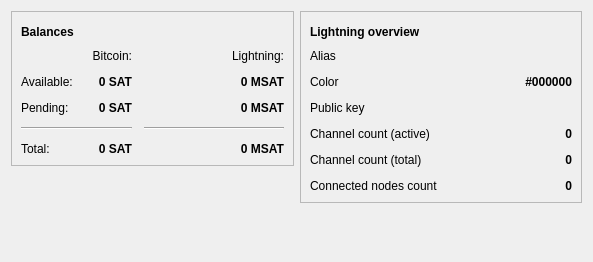
<?xml version="1.0" encoding="UTF-8"?>
<ui version="4.0">
 <class>OverviewPage</class>
 <widget class="QWidget" name="OverviewPage">
  <property name="geometry">
   <rect>
    <x>0</x>
    <y>0</y>
    <width>593</width>
    <height>262</height>
   </rect>
  </property>
  <property name="windowTitle">
   <string>Form</string>
  </property>
  <layout class="QVBoxLayout" name="verticalLayout">
   <item>
    <layout class="QHBoxLayout" name="horizontalLayout_7" stretch="1,1">
     <item>
      <layout class="QVBoxLayout" name="verticalLayout_9">
       <item>
        <widget class="QFrame" name="frame_5">
         <property name="frameShape">
          <enum>QFrame::StyledPanel</enum>
         </property>
         <property name="frameShadow">
          <enum>QFrame::Raised</enum>
         </property>
         <layout class="QVBoxLayout" name="verticalLayout_10">
          <item>
           <layout class="QHBoxLayout" name="horizontalLayout_8">
            <item>
             <widget class="QLabel" name="label_8">
              <property name="font">
               <font>
                <weight>75</weight>
                <bold>true</bold>
               </font>
              </property>
              <property name="text">
               <string>Balances</string>
              </property>
             </widget>
            </item>
            <item>
             <widget class="QPushButton" name="pushButtonBalance">
              <property name="enabled">
               <bool>true</bool>
              </property>
              <property name="maximumSize">
               <size>
                <width>30</width>
                <height>16777215</height>
               </size>
              </property>
              <property name="toolTip">
               <string/>
              </property>
              <property name="text">
               <string/>
              </property>
              <property name="icon">
               <iconset>
                <normaloff>:/icons/warning</normaloff>
                <disabledoff>:/icons/warning</disabledoff>:/icons/warning</iconset>
              </property>
              <property name="iconSize">
               <size>
                <width>24</width>
                <height>24</height>
               </size>
              </property>
              <property name="flat">
               <bool>true</bool>
              </property>
             </widget>
            </item>
            <item>
             <spacer name="horizontalSpacer_7">
              <property name="orientation">
               <enum>Qt::Horizontal</enum>
              </property>
              <property name="sizeHint" stdset="0">
               <size>
                <width>40</width>
                <height>20</height>
               </size>
              </property>
             </spacer>
            </item>
           </layout>
          </item>
          <item>
           <layout class="QGridLayout" name="gridLayout_3">
            <property name="spacing">
             <number>12</number>
            </property>
            <item row="2" column="2">
             <widget class="QLabel" name="labelPendingLightning">
              <property name="font">
               <font>
                <weight>75</weight>
                <bold>true</bold>
               </font>
              </property>
              <property name="cursor">
               <cursorShape>IBeamCursor</cursorShape>
              </property>
              <property name="toolTip">
               <string>Your total not yet locked on channels balance</string>
              </property>
              <property name="text">
               <string notr="true">0 MSAT</string>
              </property>
              <property name="alignment">
               <set>Qt::AlignRight|Qt::AlignTrailing|Qt::AlignVCenter</set>
              </property>
              <property name="textInteractionFlags">
               <set>Qt::LinksAccessibleByMouse|Qt::TextSelectableByKeyboard|Qt::TextSelectableByMouse</set>
              </property>
             </widget>
            </item>
            <item row="1" column="1">
             <widget class="QLabel" name="labelBalanceBitcoin">
              <property name="font">
               <font>
                <weight>75</weight>
                <bold>true</bold>
               </font>
              </property>
              <property name="cursor">
               <cursorShape>IBeamCursor</cursorShape>
              </property>
              <property name="toolTip">
               <string>Your current on chain balance</string>
              </property>
              <property name="text">
               <string notr="true">0 SAT</string>
              </property>
              <property name="alignment">
               <set>Qt::AlignRight|Qt::AlignTrailing|Qt::AlignVCenter</set>
              </property>
              <property name="textInteractionFlags">
               <set>Qt::LinksAccessibleByMouse|Qt::TextSelectableByKeyboard|Qt::TextSelectableByMouse</set>
              </property>
             </widget>
            </item>
            <item row="1" column="2">
             <widget class="QLabel" name="labelBalanceLightning">
              <property name="font">
               <font>
                <weight>75</weight>
                <bold>true</bold>
               </font>
              </property>
              <property name="cursor">
               <cursorShape>IBeamCursor</cursorShape>
              </property>
              <property name="toolTip">
               <string>Your current on channels balance</string>
              </property>
              <property name="text">
               <string notr="true">0 MSAT</string>
              </property>
              <property name="alignment">
               <set>Qt::AlignRight|Qt::AlignTrailing|Qt::AlignVCenter</set>
              </property>
              <property name="textInteractionFlags">
               <set>Qt::LinksAccessibleByMouse|Qt::TextSelectableByKeyboard|Qt::TextSelectableByMouse</set>
              </property>
             </widget>
            </item>
            <item row="2" column="0">
             <widget class="QLabel" name="labelPending">
              <property name="text">
               <string>Pending:</string>
              </property>
             </widget>
            </item>
            <item row="0" column="1">
             <widget class="QLabel" name="labelBitcoin">
              <property name="text">
               <string>Bitcoin:</string>
              </property>
              <property name="alignment">
               <set>Qt::AlignRight|Qt::AlignTrailing|Qt::AlignVCenter</set>
              </property>
             </widget>
            </item>
            <item row="2" column="1">
             <widget class="QLabel" name="labelPendingBitcoin">
              <property name="font">
               <font>
                <weight>75</weight>
                <bold>true</bold>
               </font>
              </property>
              <property name="cursor">
               <cursorShape>IBeamCursor</cursorShape>
              </property>
              <property name="toolTip">
               <string>Your total not yet confirmed on chain balance</string>
              </property>
              <property name="text">
               <string notr="true">0 SAT</string>
              </property>
              <property name="alignment">
               <set>Qt::AlignRight|Qt::AlignTrailing|Qt::AlignVCenter</set>
              </property>
              <property name="textInteractionFlags">
               <set>Qt::LinksAccessibleByMouse|Qt::TextSelectableByKeyboard|Qt::TextSelectableByMouse</set>
              </property>
             </widget>
            </item>
            <item row="3" column="0" colspan="2">
             <widget class="Line" name="lineBitcoinBalance">
              <property name="orientation">
               <enum>Qt::Horizontal</enum>
              </property>
             </widget>
            </item>
            <item row="3" column="2">
             <widget class="Line" name="lineLightningBalance">
              <property name="sizePolicy">
               <sizepolicy hsizetype="Preferred" vsizetype="Fixed">
                <horstretch>0</horstretch>
                <verstretch>0</verstretch>
               </sizepolicy>
              </property>
              <property name="minimumSize">
               <size>
                <width>140</width>
                <height>0</height>
               </size>
              </property>
              <property name="orientation">
               <enum>Qt::Horizontal</enum>
              </property>
             </widget>
            </item>
            <item row="4" column="0">
             <widget class="QLabel" name="labelTotal">
              <property name="text">
               <string>Total:</string>
              </property>
             </widget>
            </item>
            <item row="4" column="1">
             <widget class="QLabel" name="labelBitcoinTotal">
              <property name="font">
               <font>
                <weight>75</weight>
                <bold>true</bold>
               </font>
              </property>
              <property name="cursor">
               <cursorShape>IBeamCursor</cursorShape>
              </property>
              <property name="toolTip">
               <string>Your total on chain balance</string>
              </property>
              <property name="text">
               <string notr="true">0 SAT</string>
              </property>
              <property name="alignment">
               <set>Qt::AlignRight|Qt::AlignTrailing|Qt::AlignVCenter</set>
              </property>
              <property name="textInteractionFlags">
               <set>Qt::LinksAccessibleByMouse|Qt::TextSelectableByKeyboard|Qt::TextSelectableByMouse</set>
              </property>
             </widget>
            </item>
            <item row="4" column="2">
             <widget class="QLabel" name="labelLightningTotal">
              <property name="font">
               <font>
                <weight>75</weight>
                <bold>true</bold>
               </font>
              </property>
              <property name="cursor">
               <cursorShape>IBeamCursor</cursorShape>
              </property>
              <property name="toolTip">
               <string>Your total on channels balance</string>
              </property>
              <property name="text">
               <string notr="true">0 MSAT</string>
              </property>
              <property name="alignment">
               <set>Qt::AlignRight|Qt::AlignTrailing|Qt::AlignVCenter</set>
              </property>
              <property name="textInteractionFlags">
               <set>Qt::LinksAccessibleByMouse|Qt::TextSelectableByKeyboard|Qt::TextSelectableByMouse</set>
              </property>
             </widget>
            </item>
            <item row="0" column="2">
             <widget class="QLabel" name="labelLightning">
              <property name="text">
               <string>Lightning:</string>
              </property>
              <property name="alignment">
               <set>Qt::AlignRight|Qt::AlignTrailing|Qt::AlignVCenter</set>
              </property>
             </widget>
            </item>
            <item row="1" column="0">
             <widget class="QLabel" name="labelAvailable">
              <property name="text">
               <string>Available:</string>
              </property>
             </widget>
            </item>
           </layout>
          </item>
         </layout>
        </widget>
       </item>
       <item>
        <spacer name="verticalSpacer_5">
         <property name="orientation">
          <enum>Qt::Vertical</enum>
         </property>
         <property name="sizeHint" stdset="0">
          <size>
           <width>20</width>
           <height>40</height>
          </size>
         </property>
        </spacer>
       </item>
      </layout>
     </item>
     <item>
      <layout class="QVBoxLayout" name="verticalLayout_11">
       <item>
        <widget class="QFrame" name="frame_6">
         <property name="maximumSize">
          <size>
           <width>16777215</width>
           <height>16777215</height>
          </size>
         </property>
         <property name="frameShape">
          <enum>QFrame::StyledPanel</enum>
         </property>
         <property name="frameShadow">
          <enum>QFrame::Raised</enum>
         </property>
         <layout class="QVBoxLayout" name="verticalLayout_12">
          <item>
           <layout class="QHBoxLayout" name="horizontalLayout_9">
            <item>
             <widget class="QLabel" name="labelLightningOverview">
              <property name="font">
               <font>
                <weight>75</weight>
                <bold>true</bold>
               </font>
              </property>
              <property name="text">
               <string>Lightning overview</string>
              </property>
             </widget>
            </item>
            <item>
             <widget class="QPushButton" name="label_33">
              <property name="enabled">
               <bool>true</bool>
              </property>
              <property name="maximumSize">
               <size>
                <width>30</width>
                <height>16777215</height>
               </size>
              </property>
              <property name="toolTip">
               <string/>
              </property>
              <property name="text">
               <string/>
              </property>
              <property name="icon">
               <iconset>
                <normaloff>:/icons/warning</normaloff>
                <disabledoff>:/icons/warning</disabledoff>:/icons/warning</iconset>
              </property>
              <property name="iconSize">
               <size>
                <width>24</width>
                <height>24</height>
               </size>
              </property>
              <property name="flat">
               <bool>true</bool>
              </property>
             </widget>
            </item>
            <item>
             <spacer name="horizontalSpacer_9">
              <property name="orientation">
               <enum>Qt::Horizontal</enum>
              </property>
              <property name="sizeHint" stdset="0">
               <size>
                <width>40</width>
                <height>20</height>
               </size>
              </property>
             </spacer>
            </item>
           </layout>
          </item>
          <item>
           <layout class="QGridLayout" name="gridLayout_5">
            <property name="spacing">
             <number>12</number>
            </property>
            <item row="4" column="0" colspan="2">
             <widget class="QLabel" name="labelChannelCountTotalText">
              <property name="text">
               <string>Channel count (total)</string>
              </property>
             </widget>
            </item>
            <item row="5" column="0" rowspan="2" colspan="2">
             <widget class="QLabel" name="labelConnectedNodesText">
              <property name="text">
               <string>Connected nodes count</string>
              </property>
             </widget>
            </item>
            <item row="3" column="0" colspan="2">
             <widget class="QLabel" name="labelChannelCountActiveText">
              <property name="text">
               <string>Channel count (active)</string>
              </property>
             </widget>
            </item>
            <item row="5" column="2" rowspan="2">
             <widget class="QLabel" name="labelConnectedNodes">
              <property name="font">
               <font>
                <weight>75</weight>
                <bold>true</bold>
               </font>
              </property>
              <property name="cursor">
               <cursorShape>IBeamCursor</cursorShape>
              </property>
              <property name="toolTip">
               <string>The number of other Lightning Network nodes you are connected to</string>
              </property>
              <property name="text">
               <string notr="true">0</string>
              </property>
              <property name="alignment">
               <set>Qt::AlignRight|Qt::AlignTrailing|Qt::AlignVCenter</set>
              </property>
              <property name="textInteractionFlags">
               <set>Qt::LinksAccessibleByMouse|Qt::TextSelectableByKeyboard|Qt::TextSelectableByMouse</set>
              </property>
             </widget>
            </item>
            <item row="4" column="2">
             <widget class="QLabel" name="labelChannelCountTotal">
              <property name="font">
               <font>
                <weight>75</weight>
                <bold>true</bold>
               </font>
              </property>
              <property name="cursor">
               <cursorShape>IBeamCursor</cursorShape>
              </property>
              <property name="toolTip">
               <string>The total number of Lightning Network channels</string>
              </property>
              <property name="text">
               <string notr="true">0</string>
              </property>
              <property name="alignment">
               <set>Qt::AlignRight|Qt::AlignTrailing|Qt::AlignVCenter</set>
              </property>
              <property name="textInteractionFlags">
               <set>Qt::LinksAccessibleByMouse|Qt::TextSelectableByKeyboard|Qt::TextSelectableByMouse</set>
              </property>
             </widget>
            </item>
            <item row="0" column="0" colspan="2">
             <widget class="QLabel" name="labelAliasText">
              <property name="text">
               <string>Alias</string>
              </property>
             </widget>
            </item>
            <item row="3" column="2">
             <widget class="QLabel" name="labelChannelCountActive">
              <property name="font">
               <font>
                <weight>75</weight>
                <bold>true</bold>
               </font>
              </property>
              <property name="cursor">
               <cursorShape>IBeamCursor</cursorShape>
              </property>
              <property name="toolTip">
               <string>The number of active channels on the Lightning Network</string>
              </property>
              <property name="text">
               <string notr="true">0</string>
              </property>
              <property name="alignment">
               <set>Qt::AlignRight|Qt::AlignTrailing|Qt::AlignVCenter</set>
              </property>
              <property name="textInteractionFlags">
               <set>Qt::LinksAccessibleByMouse|Qt::TextSelectableByKeyboard|Qt::TextSelectableByMouse</set>
              </property>
             </widget>
            </item>
            <item row="0" column="2">
             <widget class="QLabel" name="labelAlias">
              <property name="font">
               <font>
                <weight>75</weight>
                <bold>true</bold>
               </font>
              </property>
              <property name="cursor">
               <cursorShape>IBeamCursor</cursorShape>
              </property>
              <property name="toolTip">
               <string>Your current alias on the Lightning Network</string>
              </property>
              <property name="text">
               <string notr="true"/>
              </property>
              <property name="alignment">
               <set>Qt::AlignRight|Qt::AlignTrailing|Qt::AlignVCenter</set>
              </property>
              <property name="textInteractionFlags">
               <set>Qt::LinksAccessibleByMouse|Qt::TextSelectableByKeyboard|Qt::TextSelectableByMouse</set>
              </property>
             </widget>
            </item>
            <item row="1" column="0" colspan="2">
             <widget class="QLabel" name="labelColorText">
              <property name="text">
               <string>Color</string>
              </property>
             </widget>
            </item>
            <item row="1" column="2">
             <widget class="QLabel" name="labelColor">
              <property name="font">
               <font>
                <weight>75</weight>
                <bold>true</bold>
               </font>
              </property>
              <property name="cursor">
               <cursorShape>IBeamCursor</cursorShape>
              </property>
              <property name="toolTip">
               <string>Your current color on the Lightning Network</string>
              </property>
              <property name="text">
               <string notr="true">#000000</string>
              </property>
              <property name="alignment">
               <set>Qt::AlignRight|Qt::AlignTrailing|Qt::AlignVCenter</set>
              </property>
              <property name="textInteractionFlags">
               <set>Qt::LinksAccessibleByMouse|Qt::TextSelectableByKeyboard|Qt::TextSelectableByMouse</set>
              </property>
             </widget>
            </item>
            <item row="2" column="0">
             <widget class="QLabel" name="labelPublicKeyText">
              <property name="text">
               <string>Public key</string>
              </property>
             </widget>
            </item>
            <item row="2" column="1" colspan="2">
             <widget class="QLabel" name="labelPublicKey">
              <property name="maximumSize">
               <size>
                <width>300</width>
                <height>16777215</height>
               </size>
              </property>
              <property name="font">
               <font>
                <weight>75</weight>
                <bold>true</bold>
               </font>
              </property>
              <property name="cursor">
               <cursorShape>IBeamCursor</cursorShape>
              </property>
              <property name="toolTip">
               <string>Your Lightning Network public key (identifier)</string>
              </property>
              <property name="text">
               <string notr="true"/>
              </property>
              <property name="alignment">
               <set>Qt::AlignRight|Qt::AlignTrailing|Qt::AlignVCenter</set>
              </property>
              <property name="wordWrap">
               <bool>true</bool>
              </property>
              <property name="textInteractionFlags">
               <set>Qt::LinksAccessibleByMouse|Qt::TextSelectableByKeyboard|Qt::TextSelectableByMouse</set>
              </property>
             </widget>
            </item>
           </layout>
          </item>
         </layout>
        </widget>
       </item>
       <item>
        <spacer name="verticalSpacer_6">
         <property name="orientation">
          <enum>Qt::Vertical</enum>
         </property>
         <property name="sizeHint" stdset="0">
          <size>
           <width>20</width>
           <height>40</height>
          </size>
         </property>
        </spacer>
       </item>
      </layout>
     </item>
    </layout>
   </item>
  </layout>
 </widget>
 <resources/>
 <connections/>
</ui>
